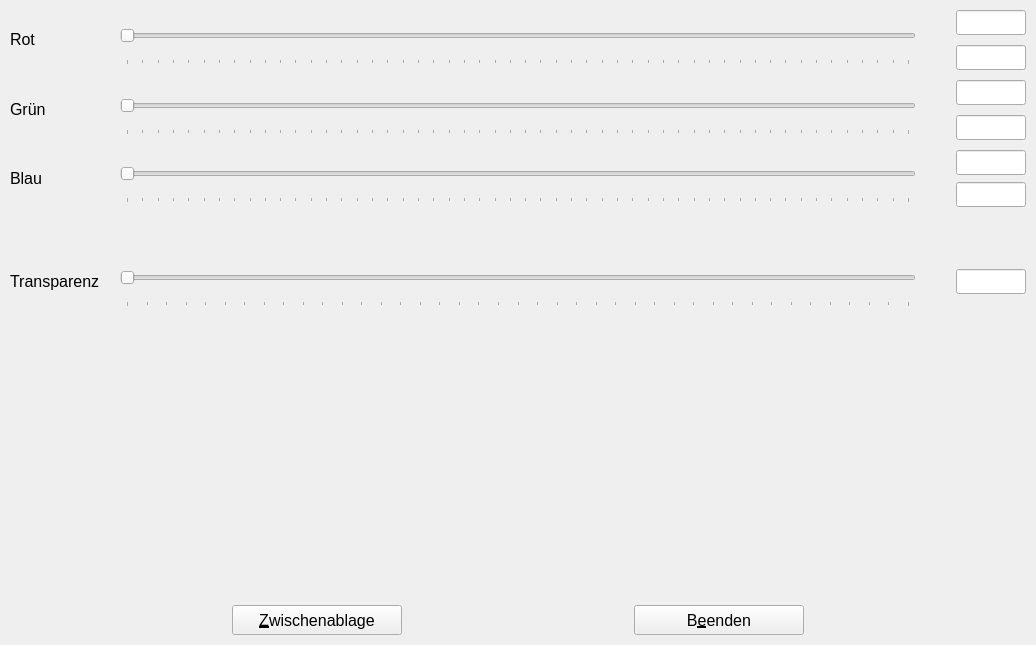
<?xml version="1.0" encoding="UTF-8"?>
<ui version="4.0">
 <class>MainWindow</class>
 <widget class="QMainWindow" name="MainWindow">
  <property name="geometry">
   <rect>
    <x>0</x>
    <y>0</y>
    <width>1036</width>
    <height>645</height>
   </rect>
  </property>
  <property name="font">
   <font>
    <pointsize>12</pointsize>
   </font>
  </property>
  <property name="windowTitle">
   <string>Farbmischer</string>
  </property>
  <property name="windowIcon">
   <iconset resource="Farbe.qrc">
    <normaloff>:/App.ico</normaloff>:/App.ico</iconset>
  </property>
  <widget class="QWidget" name="centralwidget">
   <layout class="QVBoxLayout" name="verticalLayout_4">
    <property name="spacing">
     <number>10</number>
    </property>
    <property name="leftMargin">
     <number>10</number>
    </property>
    <property name="topMargin">
     <number>10</number>
    </property>
    <property name="rightMargin">
     <number>10</number>
    </property>
    <property name="bottomMargin">
     <number>10</number>
    </property>
    <item>
     <layout class="QGridLayout" name="gridLayout">
      <item row="0" column="0">
       <widget class="QLabel" name="lblRot">
        <property name="minimumSize">
         <size>
          <width>50</width>
          <height>25</height>
         </size>
        </property>
        <property name="maximumSize">
         <size>
          <width>50</width>
          <height>25</height>
         </size>
        </property>
        <property name="text">
         <string>Rot</string>
        </property>
        <property name="alignment">
         <set>Qt::AlignLeading|Qt::AlignLeft|Qt::AlignVCenter</set>
        </property>
       </widget>
      </item>
      <item row="1" column="1">
       <widget class="QSlider" name="sliderGruen">
        <property name="minimumSize">
         <size>
          <width>200</width>
          <height>50</height>
         </size>
        </property>
        <property name="maximumSize">
         <size>
          <width>16777215</width>
          <height>50</height>
         </size>
        </property>
        <property name="autoFillBackground">
         <bool>true</bool>
        </property>
        <property name="maximum">
         <number>255</number>
        </property>
        <property name="orientation">
         <enum>Qt::Horizontal</enum>
        </property>
        <property name="tickPosition">
         <enum>QSlider::TicksBelow</enum>
        </property>
        <property name="tickInterval">
         <number>5</number>
        </property>
       </widget>
      </item>
      <item row="2" column="1">
       <widget class="QSlider" name="sliderBlau">
        <property name="minimumSize">
         <size>
          <width>200</width>
          <height>50</height>
         </size>
        </property>
        <property name="maximumSize">
         <size>
          <width>16777215</width>
          <height>50</height>
         </size>
        </property>
        <property name="autoFillBackground">
         <bool>true</bool>
        </property>
        <property name="maximum">
         <number>255</number>
        </property>
        <property name="orientation">
         <enum>Qt::Horizontal</enum>
        </property>
        <property name="tickPosition">
         <enum>QSlider::TicksBelow</enum>
        </property>
        <property name="tickInterval">
         <number>5</number>
        </property>
       </widget>
      </item>
      <item row="1" column="3">
       <layout class="QVBoxLayout" name="verticalLayout_2">
        <item>
         <widget class="QLineEdit" name="textHexGruen">
          <property name="minimumSize">
           <size>
            <width>70</width>
            <height>25</height>
           </size>
          </property>
          <property name="maximumSize">
           <size>
            <width>70</width>
            <height>25</height>
           </size>
          </property>
          <property name="maxLength">
           <number>6</number>
          </property>
          <property name="alignment">
           <set>Qt::AlignCenter</set>
          </property>
          <property name="readOnly">
           <bool>true</bool>
          </property>
         </widget>
        </item>
        <item>
         <widget class="QLineEdit" name="textDezGruen">
          <property name="minimumSize">
           <size>
            <width>70</width>
            <height>25</height>
           </size>
          </property>
          <property name="maximumSize">
           <size>
            <width>70</width>
            <height>25</height>
           </size>
          </property>
          <property name="maxLength">
           <number>3</number>
          </property>
          <property name="alignment">
           <set>Qt::AlignCenter</set>
          </property>
         </widget>
        </item>
       </layout>
      </item>
      <item row="0" column="1">
       <widget class="QSlider" name="sliderRot">
        <property name="minimumSize">
         <size>
          <width>200</width>
          <height>50</height>
         </size>
        </property>
        <property name="maximumSize">
         <size>
          <width>16777215</width>
          <height>50</height>
         </size>
        </property>
        <property name="autoFillBackground">
         <bool>true</bool>
        </property>
        <property name="maximum">
         <number>255</number>
        </property>
        <property name="orientation">
         <enum>Qt::Horizontal</enum>
        </property>
        <property name="tickPosition">
         <enum>QSlider::TicksBelow</enum>
        </property>
        <property name="tickInterval">
         <number>5</number>
        </property>
       </widget>
      </item>
      <item row="2" column="0">
       <widget class="QLabel" name="lblBlau">
        <property name="minimumSize">
         <size>
          <width>50</width>
          <height>25</height>
         </size>
        </property>
        <property name="maximumSize">
         <size>
          <width>50</width>
          <height>25</height>
         </size>
        </property>
        <property name="text">
         <string>Blau</string>
        </property>
        <property name="alignment">
         <set>Qt::AlignLeading|Qt::AlignLeft|Qt::AlignVCenter</set>
        </property>
       </widget>
      </item>
      <item row="4" column="0">
       <widget class="QLabel" name="lblBlau_2">
        <property name="minimumSize">
         <size>
          <width>100</width>
          <height>25</height>
         </size>
        </property>
        <property name="maximumSize">
         <size>
          <width>50</width>
          <height>25</height>
         </size>
        </property>
        <property name="text">
         <string>Transparenz</string>
        </property>
        <property name="alignment">
         <set>Qt::AlignLeading|Qt::AlignLeft|Qt::AlignVCenter</set>
        </property>
       </widget>
      </item>
      <item row="3" column="1">
       <widget class="QLabel" name="label">
        <property name="minimumSize">
         <size>
          <width>0</width>
          <height>30</height>
         </size>
        </property>
        <property name="maximumSize">
         <size>
          <width>16777215</width>
          <height>30</height>
         </size>
        </property>
        <property name="text">
         <string/>
        </property>
       </widget>
      </item>
      <item row="4" column="1">
       <widget class="QSlider" name="sliderTransparenz">
        <property name="minimumSize">
         <size>
          <width>200</width>
          <height>50</height>
         </size>
        </property>
        <property name="maximumSize">
         <size>
          <width>16777215</width>
          <height>50</height>
         </size>
        </property>
        <property name="maximum">
         <number>80</number>
        </property>
        <property name="orientation">
         <enum>Qt::Horizontal</enum>
        </property>
        <property name="tickPosition">
         <enum>QSlider::TicksBelow</enum>
        </property>
        <property name="tickInterval">
         <number>2</number>
        </property>
       </widget>
      </item>
      <item row="0" column="3">
       <layout class="QVBoxLayout" name="verticalLayout">
        <item>
         <widget class="QLineEdit" name="textHexRot">
          <property name="minimumSize">
           <size>
            <width>70</width>
            <height>25</height>
           </size>
          </property>
          <property name="maximumSize">
           <size>
            <width>70</width>
            <height>25</height>
           </size>
          </property>
          <property name="maxLength">
           <number>6</number>
          </property>
          <property name="alignment">
           <set>Qt::AlignCenter</set>
          </property>
          <property name="readOnly">
           <bool>true</bool>
          </property>
         </widget>
        </item>
        <item>
         <widget class="QLineEdit" name="textDezRot">
          <property name="minimumSize">
           <size>
            <width>70</width>
            <height>25</height>
           </size>
          </property>
          <property name="maximumSize">
           <size>
            <width>70</width>
            <height>25</height>
           </size>
          </property>
          <property name="maxLength">
           <number>3</number>
          </property>
          <property name="alignment">
           <set>Qt::AlignCenter</set>
          </property>
         </widget>
        </item>
       </layout>
      </item>
      <item row="4" column="3">
       <widget class="QLineEdit" name="textTransparentz">
        <property name="minimumSize">
         <size>
          <width>70</width>
          <height>25</height>
         </size>
        </property>
        <property name="maximumSize">
         <size>
          <width>70</width>
          <height>25</height>
         </size>
        </property>
        <property name="maxLength">
         <number>6</number>
        </property>
        <property name="alignment">
         <set>Qt::AlignCenter</set>
        </property>
        <property name="readOnly">
         <bool>true</bool>
        </property>
       </widget>
      </item>
      <item row="2" column="3">
       <layout class="QVBoxLayout" name="verticalLayout_3">
        <property name="spacing">
         <number>7</number>
        </property>
        <item>
         <widget class="QLineEdit" name="textHexBlau">
          <property name="minimumSize">
           <size>
            <width>70</width>
            <height>25</height>
           </size>
          </property>
          <property name="maximumSize">
           <size>
            <width>70</width>
            <height>25</height>
           </size>
          </property>
          <property name="maxLength">
           <number>6</number>
          </property>
          <property name="alignment">
           <set>Qt::AlignCenter</set>
          </property>
          <property name="readOnly">
           <bool>true</bool>
          </property>
         </widget>
        </item>
        <item>
         <widget class="QLineEdit" name="textDezBlau">
          <property name="minimumSize">
           <size>
            <width>70</width>
            <height>25</height>
           </size>
          </property>
          <property name="maximumSize">
           <size>
            <width>70</width>
            <height>25</height>
           </size>
          </property>
          <property name="maxLength">
           <number>3</number>
          </property>
          <property name="alignment">
           <set>Qt::AlignCenter</set>
          </property>
         </widget>
        </item>
       </layout>
      </item>
      <item row="1" column="0">
       <widget class="QLabel" name="lblGruen">
        <property name="minimumSize">
         <size>
          <width>50</width>
          <height>25</height>
         </size>
        </property>
        <property name="maximumSize">
         <size>
          <width>50</width>
          <height>25</height>
         </size>
        </property>
        <property name="text">
         <string>Grün</string>
        </property>
        <property name="alignment">
         <set>Qt::AlignLeading|Qt::AlignLeft|Qt::AlignVCenter</set>
        </property>
       </widget>
      </item>
      <item row="4" column="2">
       <widget class="QLabel" name="label_2">
        <property name="minimumSize">
         <size>
          <width>20</width>
          <height>0</height>
         </size>
        </property>
        <property name="maximumSize">
         <size>
          <width>20</width>
          <height>0</height>
         </size>
        </property>
        <property name="text">
         <string/>
        </property>
       </widget>
      </item>
     </layout>
    </item>
    <item>
     <spacer name="verticalSpacer">
      <property name="orientation">
       <enum>Qt::Vertical</enum>
      </property>
      <property name="sizeHint" stdset="0">
       <size>
        <width>20</width>
        <height>359</height>
       </size>
      </property>
     </spacer>
    </item>
    <item>
     <layout class="QHBoxLayout" name="horizontalLayout_4">
      <item>
       <spacer name="horizontalSpacer">
        <property name="orientation">
         <enum>Qt::Horizontal</enum>
        </property>
        <property name="sizeHint" stdset="0">
         <size>
          <width>108</width>
          <height>27</height>
         </size>
        </property>
       </spacer>
      </item>
      <item>
       <widget class="QPushButton" name="btnZwischen">
        <property name="minimumSize">
         <size>
          <width>170</width>
          <height>30</height>
         </size>
        </property>
        <property name="maximumSize">
         <size>
          <width>170</width>
          <height>30</height>
         </size>
        </property>
        <property name="text">
         <string>&amp;Zwischenablage</string>
        </property>
        <property name="icon">
         <iconset resource="Farbe.qrc">
          <normaloff>:/ClipBoard.png</normaloff>:/ClipBoard.png</iconset>
        </property>
        <property name="iconSize">
         <size>
          <width>30</width>
          <height>30</height>
         </size>
        </property>
       </widget>
      </item>
      <item>
       <spacer name="horizontalSpacer_3">
        <property name="orientation">
         <enum>Qt::Horizontal</enum>
        </property>
        <property name="sizeHint" stdset="0">
         <size>
          <width>108</width>
          <height>27</height>
         </size>
        </property>
       </spacer>
      </item>
      <item>
       <widget class="QPushButton" name="btnBeenden">
        <property name="minimumSize">
         <size>
          <width>170</width>
          <height>30</height>
         </size>
        </property>
        <property name="maximumSize">
         <size>
          <width>170</width>
          <height>30</height>
         </size>
        </property>
        <property name="text">
         <string>B&amp;eenden</string>
        </property>
        <property name="icon">
         <iconset resource="Farbe.qrc">
          <normaloff>:/Exit.png</normaloff>:/Exit.png</iconset>
        </property>
        <property name="iconSize">
         <size>
          <width>30</width>
          <height>30</height>
         </size>
        </property>
       </widget>
      </item>
      <item>
       <spacer name="horizontalSpacer_2">
        <property name="orientation">
         <enum>Qt::Horizontal</enum>
        </property>
        <property name="sizeHint" stdset="0">
         <size>
          <width>108</width>
          <height>27</height>
         </size>
        </property>
       </spacer>
      </item>
     </layout>
    </item>
   </layout>
  </widget>
 </widget>
 <resources>
  <include location="Farbe.qrc"/>
 </resources>
 <connections/>
</ui>
